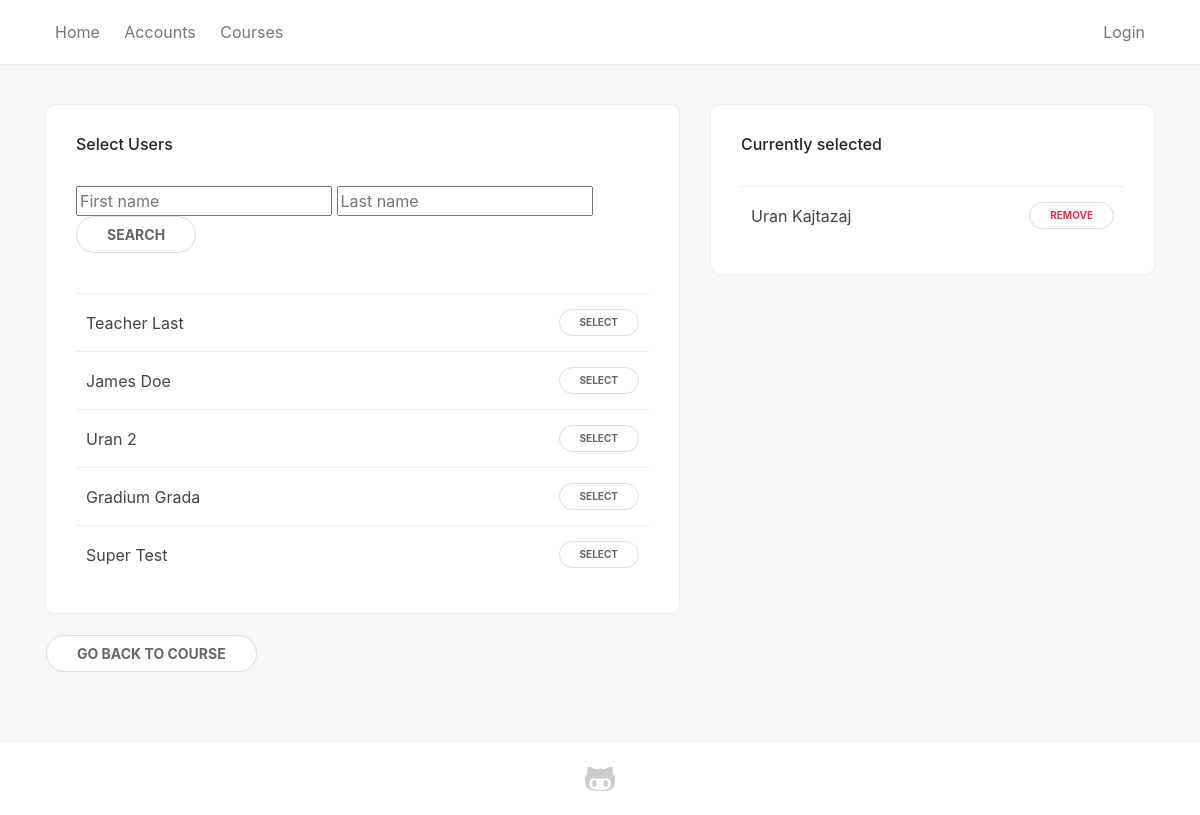
The page /course/1/teacher/edit/ on the database as committed earlier.
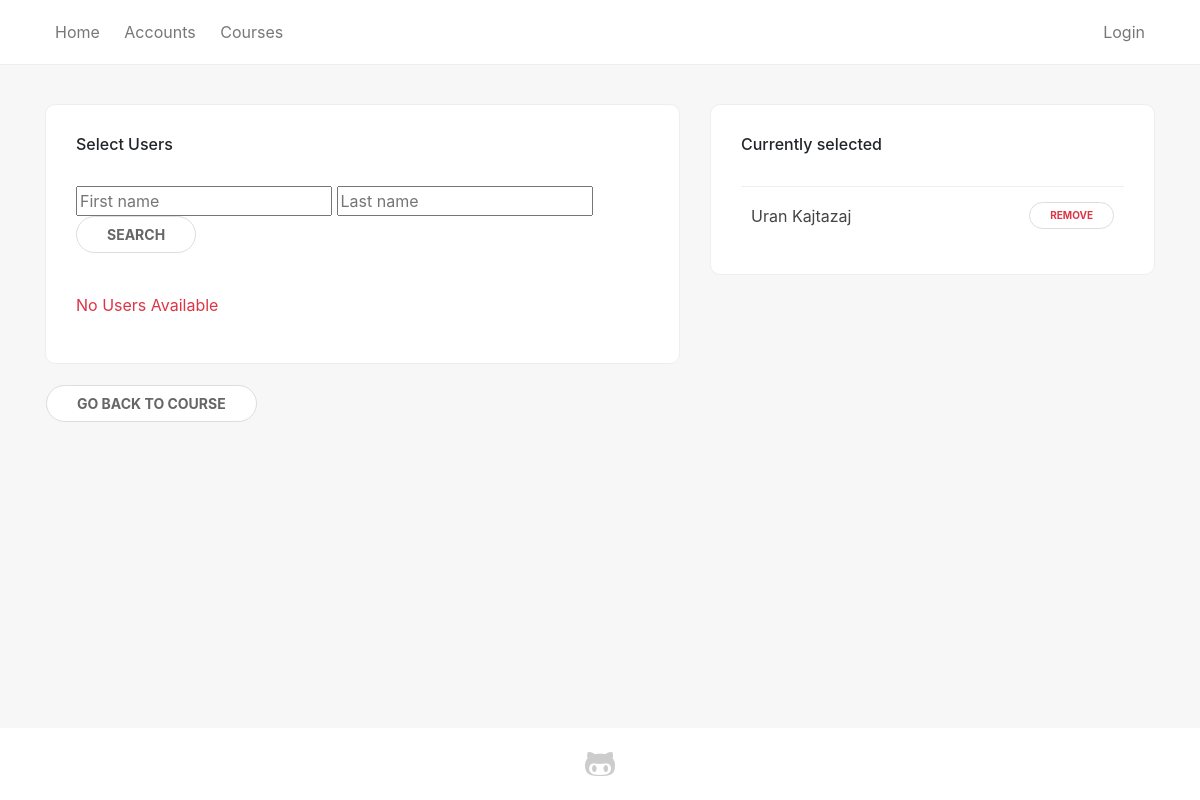
The same page on the database as committed later.
### sems/models.py (models this page shows, shortened)
class Student(models.Model):
    user = models.OneToOneField(User, on_delete=models.CASCADE, null=True)
    first_name = models.CharField(max_length=100, null=True)
    last_name = models.CharField(max_length=100, null=True)
    picture = models.ImageField(null=True, blank=True, default='no-img.png')
    website = models.URLField(max_length=100, null=True, blank=True)
    email = models.EmailField(max_length=100, null=True)
    program = models.ForeignKey(Program, on_delete=models.SET_NULL, null=True)
    country = models.ForeignKey(State, on_delete=models.SET_NULL, null=True)
    city = models.CharField(max_length=100, null=True)
    course = models.ManyToManyField(Course, related_name='course')
    course_teacher = models.ManyToManyField(Course, related_name='course_teacher')
    def __str__(self):
        return self.first_name + ' ' + self.last_name

### sems/views.py (the view)
# urls.py: path('course/<int:course_id>/teacher/edit/', views.select_teacher, name='add_teacher'),
def select_teacher(request, course_id):
    students = Student.objects.all()
    curr_teachers = Student.objects.filter(course_teacher__in=[Course.objects.get(pk=course_id)])
    print(curr_teachers)
    if request.method == 'GET':
        first_name = request.GET.get('first_name', '')
        last_name = request.GET.get('last_name', '')
        students = Student.objects.filter(first_name__contains=first_name, last_name__contains=last_name).exclude(course_teacher__in=[Course.objects.get(pk=course_id)])
    paginator = Paginator(students, 15)
    page = request.GET.get('page')
    students = paginator.get_page(page)
    return render (
        request, 'select_teacher.html', {'students': students, 'course_id': course_id, 'teachers': curr_teachers},
    )

### sems/templates/select_teacher.html (shortened to what this page needs)
{% extends 'base_generic.html' %}
{% block content %}
<div class="container">
    <div class="row">
        <div class="col-md-7 col-xs-12">
            <div class="card-box">
                <h6>Select Users</h6><br/>
                <form method="get">
                    <input type="text" name="first_name" placeholder="First name">
                    <input type="text" name="last_name" placeholder="Last name">
                    <button type="submit" class="btn btn-primary">Search</button>
                </form>
                <br>
                {% if students %}
                <table>
                    <tbody>
                    {% for student in students %}
                        <tr>
                            <td>
                                {{ student.first_name }} {{ student.last_name }}<br/>
                            </td>
                            <td class="text-right"><small><a class="btn btn-sm btn-third" href="{% url 'confirm_teacher' course_id=course_id student_id=student.pk %}">Select</a></small></td>
                        </tr>
                    {% endfor %}
                    </tbody>
                </table>
                {% else %}
                <p class="text-danger">No Users Available</p>
                {% endif %}
            </div>
            <div class="empty-box">
                <a class="btn btn-primary" href="{% url 'course_detail' pk=course_id %}">Go back to course</a>
            </div>
        </div>
        <div class="col-md-5 col-xs-12">
            <div class="card-box">
                <h6>Currently selected</h6><br/>
                {% if teachers %}
                <table>
                    <tbody>
                    {% for teacher in teachers %}
                        <tr>
                            <td>
                                {{ teacher.first_name }} {{ teacher.last_name }}<br/>
                            </td>
                            <td class="text-right">
                                <span class="with-popup">
                                    <small><a class="btn btn-sm btn-third text-danger">Remove</a></small>
                                </span>
                            </td>
                        </tr>
                    {% endfor %}
                    </tbody>
                </table>
                {% else %}
                <p class="text-danger">No users selected</p>
                {% endif %}
            </div>
        </div>
    </div>
</div>
{% endblock %}

Rows that differ between the two databases and show on the page:
removed Student: first_name "Teacher", last_name "Last", shown under "Select Users"
removed Student: first_name "James", last_name "Doe", shown under "Select Users"
removed Student: first_name "Uran", last_name "2", shown under "Select Users"
removed Student: first_name "Gradium", last_name "Grada", shown under "Select Users"
removed Student: first_name "Super", last_name "Test", shown under "Select Users"
Other text that changed with them:
text now shown: "No Users Available"
